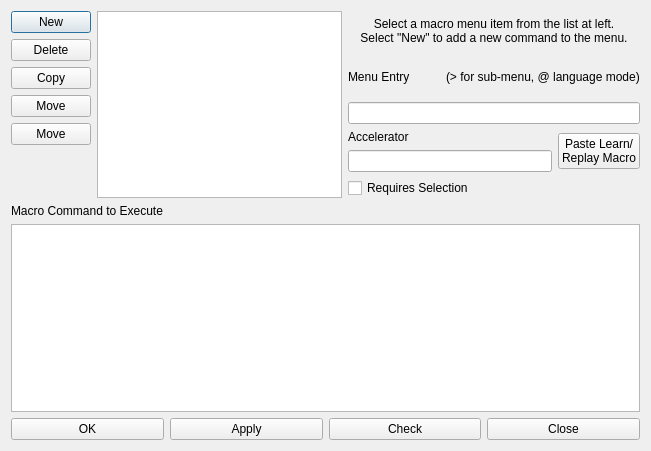
<?xml version="1.0" encoding="UTF-8"?>
<ui version="4.0">
 <class>DialogWindowBackgroundMenu</class>
 <widget class="QDialog" name="DialogWindowBackgroundMenu">
  <property name="geometry">
   <rect>
    <x>0</x>
    <y>0</y>
    <width>651</width>
    <height>451</height>
   </rect>
  </property>
  <property name="windowTitle">
   <string>Window Background Menu</string>
  </property>
  <layout class="QVBoxLayout" name="verticalLayout_3">
   <item>
    <layout class="QHBoxLayout" name="horizontalLayout_4">
     <item>
      <layout class="QHBoxLayout" name="horizontalLayout">
       <item>
        <layout class="QVBoxLayout" name="verticalLayout">
         <item>
          <widget class="QPushButton" name="buttonNew">
           <property name="text">
            <string>New</string>
           </property>
           <property name="icon">
            <iconset theme="document-new">
             <normaloff>.</normaloff>.</iconset>
           </property>
          </widget>
         </item>
         <item>
          <widget class="QPushButton" name="buttonDelete">
           <property name="text">
            <string>Delete</string>
           </property>
           <property name="icon">
            <iconset theme="edit-delete">
             <normaloff>.</normaloff>.</iconset>
           </property>
          </widget>
         </item>
         <item>
          <widget class="QPushButton" name="buttonCopy">
           <property name="text">
            <string>Copy</string>
           </property>
           <property name="icon">
            <iconset theme="edit-copy">
             <normaloff>.</normaloff>.</iconset>
           </property>
          </widget>
         </item>
         <item>
          <widget class="QPushButton" name="buttonUp">
           <property name="text">
            <string>Move</string>
           </property>
           <property name="icon">
            <iconset theme="go-up">
             <normaloff>.</normaloff>.</iconset>
           </property>
          </widget>
         </item>
         <item>
          <widget class="QPushButton" name="buttonDown">
           <property name="text">
            <string>Move</string>
           </property>
           <property name="icon">
            <iconset theme="go-down">
             <normaloff>.</normaloff>.</iconset>
           </property>
          </widget>
         </item>
         <item>
          <spacer name="verticalSpacer">
           <property name="orientation">
            <enum>Qt::Vertical</enum>
           </property>
           <property name="sizeHint" stdset="0">
            <size>
             <width>20</width>
             <height>40</height>
            </size>
           </property>
          </spacer>
         </item>
        </layout>
       </item>
       <item>
        <widget class="QListView" name="listItems"/>
       </item>
      </layout>
     </item>
     <item>
      <layout class="QVBoxLayout" name="verticalLayout_2">
       <item>
        <widget class="QLabel" name="label">
         <property name="text">
          <string>Select a macro menu item from the list at left.
Select &quot;New&quot; to add a new command to the menu.</string>
         </property>
         <property name="alignment">
          <set>Qt::AlignCenter</set>
         </property>
        </widget>
       </item>
       <item>
        <layout class="QHBoxLayout" name="horizontalLayout_3">
         <item>
          <widget class="QLabel" name="label_3">
           <property name="text">
            <string>Menu Entry</string>
           </property>
          </widget>
         </item>
         <item>
          <spacer name="horizontalSpacer">
           <property name="orientation">
            <enum>Qt::Horizontal</enum>
           </property>
           <property name="sizeHint" stdset="0">
            <size>
             <width>40</width>
             <height>20</height>
            </size>
           </property>
          </spacer>
         </item>
         <item>
          <widget class="QLabel" name="label_2">
           <property name="text">
            <string>(&gt; for sub-menu, @ language mode)</string>
           </property>
          </widget>
         </item>
        </layout>
       </item>
       <item>
        <widget class="QLineEdit" name="editName"/>
       </item>
       <item>
        <layout class="QGridLayout" name="gridLayout">
         <item row="0" column="0">
          <widget class="QLabel" name="label_4">
           <property name="text">
            <string>Accelerator</string>
           </property>
          </widget>
         </item>
         <item row="1" column="0">
          <widget class="KeySequenceEdit" name="editAccelerator"/>
         </item>
         <item row="0" column="1" rowspan="2">
          <widget class="QPushButton" name="buttonPasteLRMacro">
           <property name="text">
            <string>Paste Learn/
Replay Macro</string>
           </property>
          </widget>
         </item>
        </layout>
       </item>
       <item>
        <widget class="QCheckBox" name="checkRequiresSelection">
         <property name="text">
          <string>Requires Selection</string>
         </property>
        </widget>
       </item>
      </layout>
     </item>
    </layout>
   </item>
   <item>
    <widget class="QLabel" name="label_6">
     <property name="text">
      <string>Macro Command to Execute</string>
     </property>
    </widget>
   </item>
   <item>
    <widget class="QPlainTextEdit" name="editMacro">
     <property name="font">
      <font>
       <family>Monospace</family>
      </font>
     </property>
    </widget>
   </item>
   <item>
    <layout class="QHBoxLayout" name="horizontalLayout_2">
     <item>
      <widget class="QPushButton" name="buttonOK">
       <property name="text">
        <string>OK</string>
       </property>
       <property name="icon">
        <iconset theme="dialog-ok">
         <normaloff>.</normaloff>.</iconset>
       </property>
      </widget>
     </item>
     <item>
      <widget class="QPushButton" name="buttonApply">
       <property name="text">
        <string>Apply</string>
       </property>
       <property name="icon">
        <iconset theme="dialog-ok-apply">
         <normaloff>.</normaloff>.</iconset>
       </property>
      </widget>
     </item>
     <item>
      <widget class="QPushButton" name="buttonCheck">
       <property name="text">
        <string>Check</string>
       </property>
      </widget>
     </item>
     <item>
      <widget class="QPushButton" name="buttonClose">
       <property name="text">
        <string>Close</string>
       </property>
       <property name="icon">
        <iconset theme="dialog-close">
         <normaloff>.</normaloff>.</iconset>
       </property>
      </widget>
     </item>
    </layout>
   </item>
  </layout>
 </widget>
 <customwidgets>
  <customwidget>
   <class>KeySequenceEdit</class>
   <extends>QLineEdit</extends>
   <header>KeySequenceEdit.h</header>
  </customwidget>
 </customwidgets>
 <resources/>
 <connections>
  <connection>
   <sender>buttonClose</sender>
   <signal>clicked()</signal>
   <receiver>DialogWindowBackgroundMenu</receiver>
   <slot>reject()</slot>
   <hints>
    <hint type="sourcelabel">
     <x>578</x>
     <y>447</y>
    </hint>
    <hint type="destinationlabel">
     <x>562</x>
     <y>475</y>
    </hint>
   </hints>
  </connection>
 </connections>
</ui>
